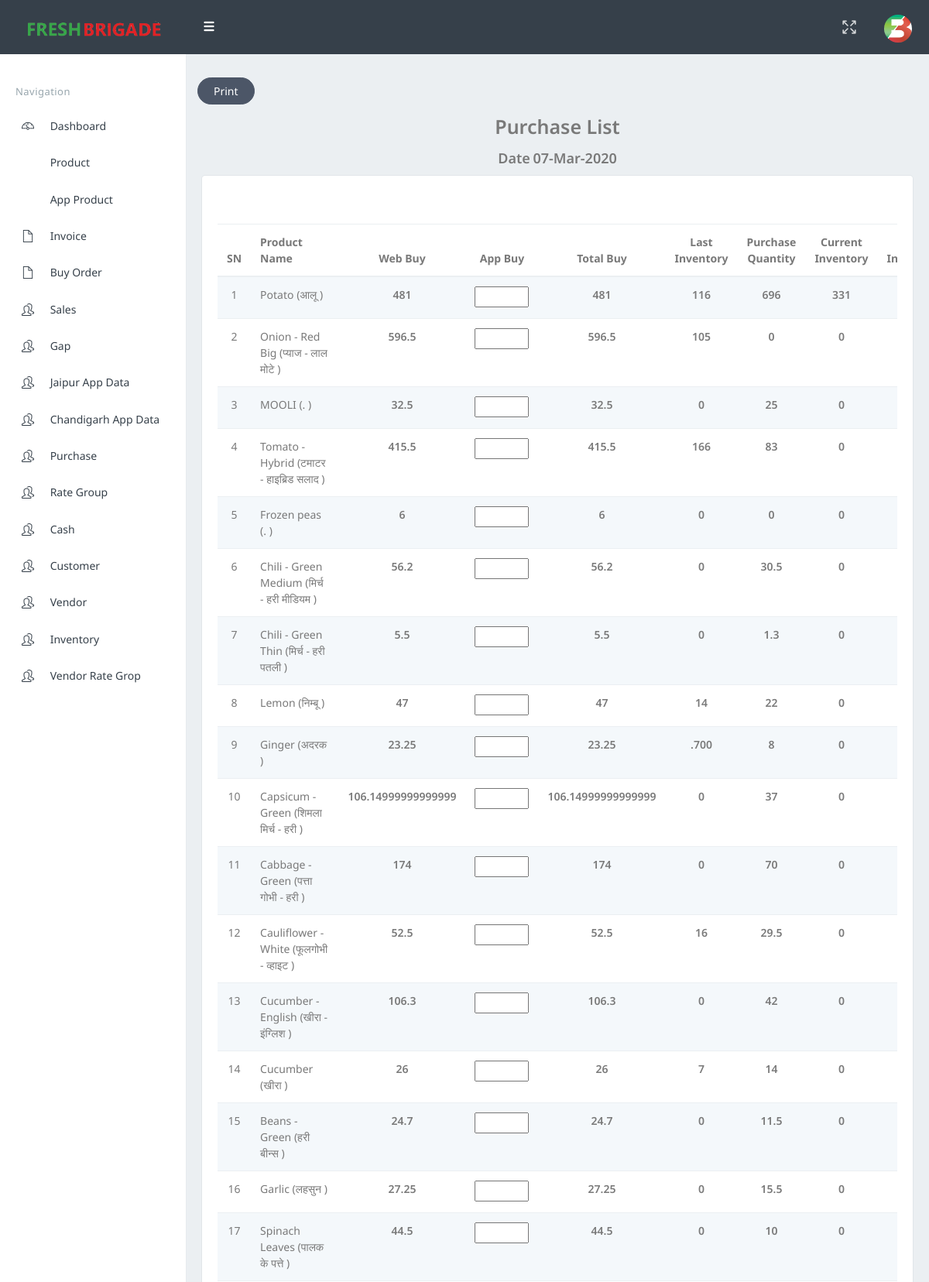
/gap.php (signed in, upper part), run on the app's committed database.
### tables this page shows
CREATE TABLE `fb_product` (
  `sn` int(11) NOT NULL,
  `code` text NOT NULL,
  `product_name` text NOT NULL,
  `product_hindi_name` text NOT NULL,
  `imagepath` text NOT NULL,
  `img` text NOT NULL,
  `description` text NOT NULL,
  `quantity` text NOT NULL,
  `price` text NOT NULL,
  `unit` text NOT NULL,
  `product_status` text NOT NULL,
  `notify_for_quantity_below` text NOT NULL,
  `minimum_sale_quantity` text NOT NULL,
  `maximum_sale_quantity` text NOT NULL,
  `qty_increment` text NOT NULL,
  `in_stock` text NOT NULL
);

CREATE TABLE `inventory_info` (
  `sn` int(11) NOT NULL,
  `id` text NOT NULL,
  `product_code` text NOT NULL,
  `remain` text NOT NULL,
  `dump` text NOT NULL,
  `datee` text NOT NULL
);

### gap.php (the view, shortened to what this page needs)
<!DOCTYPE html>
<html>
<?php
include("common/connect.php");
$query2 = mysqli_query($con, "SELECT order_info.order_id,order_info.order_status, fb_order.product, fb_order.qty,
fb_order.order_id ,SUM(fb_order.qty) AS quantity,fb_order.date_time FROM order_info
INNER JOIN fb_order ON order_info.order_id = fb_order.order_id
WHERE order_info.order_id = fb_order.order_id AND order_info.order_status='in_process' GROUP BY fb_order.product");
?>
<head>
    <link href="assets/css/bootstrap.min.css" rel="stylesheet" type="text/css" />
    <link href="assets/css/icons.css" rel="stylesheet" type="text/css" />
    <link href="assets/css/style.css" rel="stylesheet" type="text/css" />
</head>
<body class="fixed-left">
    <div id="wrapper">
        <?php
        include("common/header.php");
        ?>
        <?php
        include("common/sidebar.php");
        ?>
        <div class="content-page">
            <div class="content">
                <div class="panel-footer"> <button class="btn btn-inverse btn-rounded waves-effect waves-light" onClick=" PrintElem('wp--')" style="margin:10px;">Print</button> </div>
                <div id="wp--" align="center" class="container-fluid">
                    <div class="row">
                        <div class="col-lg-12" align="center">
                            <label style="font-size:25px;">Purchase List</label>
                        </div>
                        <?php
                        $new_date = date('d-M-Y');
                        ?>
                        <div class="col-lg-12" align="center">
                            <label style="font-size:18px;">Date</label>
                            <label style="font-size:18px;"><?php echo $new_date ?></label>
                        </div>
                    </div>
                    <div class="card-box">
                        <br><br>
                        <div class="row">
                            <div class="col-sm-12">
                                <form id="form1" method="post" action="action-page/add-buy-list.php">
                                    <div class="table-responsive" data-pattern="priority-columns">
                                        <table class="table table-striped add-edit-table" id="datatable-editable">
                                            <thead>
                                                <tr>
                                                    <th style="text-align:center">SN </th>
                                                    <th>Product Name </th>
                                                    <th style="text-align:center">Web Buy</th>
                                                    <th style="text-align:center">App Buy</th>
                                                    <th style="text-align:center">Total Buy</th>
                                                    <th style="text-align:center">Last Inventory</th>
                                                    <th style="text-align:center">Purchase Quantity</th>
                                                    <th style="text-align:center">Current Inventory</th>
                                                    <th style="text-align:center">Today Inventory</th>
                                                </tr>
                                            </thead>
                                            <tbody>
                                                <tr>
                                                    <?php
                                                    $i = 1;
                                                    while ($b = mysqli_fetch_assoc($query2)) {
                                                        $p_code = $b['product'];
                                                        $result_product_details = mysqli_query($con, "SELECT * FROM `fb_product` WHERE `code`='$p_code'");
                                                        $pd = mysqli_fetch_assoc($result_product_details);
                                                        $result_purchase_details = mysqli_query($con, "SELECT * FROM `purchase_rate_info` WHERE `p_code`='$p_code' AND `dateee`='$new_date'");
                                                        $t = 0;
                                                        while ($pdArray = mysqli_fetch_assoc($result_purchase_details)) {
                                                            $t = $t + $pdArray['qty'];
                                                        }
                                                        $purchaseQuantity =  $t;
                                                        $new_date_inventory = date('d-M-Y', strtotime($new_date . ' - 1 days'));
                                                        $result_inventory_details = mysqli_query($con, "SELECT * FROM `inventory_info` where `product_code` ='$p_code' AND `datee`='$new_date_inventory'");
                                                        $inventoryArray = mysqli_fetch_assoc($result_inventory_details);
                                                        $lastInventory = $inventoryArray['remain'];
                                                        $result_Todaypurchase_details = mysqli_query($con, "SELECT * FROM `inventory_info` WHERE `datee`='$new_date'");
                                                        $todayArray = mysqli_fetch_assoc($result_Todaypurchase_details);
                                                        $todayInventory = $todayArray["remain"];
                                                        if ($lastInventory == "") {
                                                            $lastInventory  = 0;
                                                        }
                                                        $remainStock =  $lastInventory + $purchaseQuantity -  $b['quantity'];
                                                        if ($remainStock < 0) {
                                                            $remainStock = 0;
                                                        }
                                                    ?>
                                                        <td align="center"><?php echo $i; ?> </td>
                                                        <td> <?php echo $pd['product_name'] . " (" . $pd['product_hindi_name'] . " )"; ?>
                                                            <input type="hidden" name="code[]" id=<?php echo "tcode" . $i; ?> value=<?php echo $b['product']; ?> /> </td>
                                                        <td align="center"><label name="webbuy[]" id=<?php echo "webbuy" . $i; ?>><?php echo $b['quantity']; ?> </label>
                                                            <input type="hidden" name="webbuy[]" id=<?php echo "twebbuy" . $i; ?> value=<?php echo $b['quantity']; ?> /></td>
                                                        <td align="center"> <input name="appbuy[]" num=<?php echo $i; ?> type="text" onchange="updateValue(this)" style='width:70px' id=<?php echo "appbuy" . $i; ?> /> </td>
                                                        <td align="center"><label name="totalbuy[]" id=<?php echo "totalbuy" . $i; ?>><?php echo $b['quantity']; ?> </label>
                                                            <input type="hidden" name="totalbuy[]" id=<?php echo "ttotalbuy" . $i; ?> value=<?php echo $b['quantity']; ?> /> </td>
                                                        <td align="center"> <label name="last[]" id=<?php echo "last" . $i; ?>><?php echo  $lastInventory; ?></label>
                                                            <input type="hidden" name="last[]" id=<?php echo "last" . $i; ?> value=<?php echo $lastInventory; ?> /></td>
                                                        <td align="center"> <label name="purchase[]" id=<?php echo "purchase" . $i; ?>><?php echo  $purchaseQuantity; ?> </label>
                                                            <input type="hidden" name="purchase[]" id=<?php echo "tpurchase" . $i; ?> value=<?php echo $purchaseQuantity; ?> /></td>
                                                        <td align="center"> <label name="remain[]" id=<?php echo "remain" . $i; ?>><?php echo $remainStock; ?></label>
                                                            <input type="hidden" name="remain[]" id=<?php echo "tremain" . $i; ?> value=<?php echo $remainStock; ?> /> </td>
                                                        <td align="center"> <label name="today[]" id=<?php echo "today" . $i; ?>><?php echo  $todayInventory; ?></label>
                                                            <input type="hidden" name="today[]" id=<?php echo "ttoday" . $i; ?> value=<?php echo $todayInventory; ?> /> </td>
                                                </tr>
                                            <?php
                                                        $i++;
                                                    }
                                            ?>
                                            </tbody>
                                        </table>
                                    </div>
                                </form>
                            </div>
                        </div>
                    </div>
                </div>
            </div>
        </div>
    </div>
</body>
</html>

### data on the page
fb_product: product_name "Potato", product_hindi_name "आलू"
inventory_info: remain "116"
fb_product: product_name "Onion - Red Big", product_hindi_name "प्याज - लाल मोटे"
inventory_info: remain "105"
fb_product: product_name "MOOLI", product_hindi_name "."
fb_product: product_name "Tomato - Hybrid", product_hindi_name "टमाटर - हाइब्रिड सलाद"
inventory_info: remain "166"
fb_product: product_name "Frozen peas", product_hindi_name "."
fb_product: product_name "Chili - Green Medium", product_hindi_name "मिर्च - हरी मीडियम"
fb_product: product_name "Chili - Green Thin", product_hindi_name "मिर्च - हरी पतली"
fb_product: product_name "Lemon", product_hindi_name "निम्बू"
inventory_info: remain "14"
fb_product: product_name "Ginger", product_hindi_name "अदरक"
inventory_info: remain ".700"
fb_product: product_name "Capsicum - Green", product_hindi_name "शिमला मिर्च - हरी"
fb_product: product_name "Cabbage - Green", product_hindi_name "पत्ता गोभी - हरी"
fb_product: product_name "Cauliflower - White", product_hindi_name "फूलगोभी - व्हाइट"
inventory_info: remain "16"
fb_product: product_name "Cucumber - English", product_hindi_name "खीरा - इंग्लिश"
fb_product: product_name "Cucumber", product_hindi_name "खीरा"
inventory_info: remain "7"
fb_product: product_name "Beans - Green", product_hindi_name "हरी बीन्स"
fb_product: product_name "Garlic", product_hindi_name "लहसुन"
fb_product: product_name "Spinach Leaves", product_hindi_name "पालक के पत्ते"

### other printed values
$b['quantity'] "481"
$purchaseQuantity "696"
$remainStock "331"
$b['quantity'] "596.5"
$purchaseQuantity "0"
$remainStock "0"
$b['quantity'] "32.5"
$lastInventory "0"
$purchaseQuantity "25"
$b['quantity'] "415.5"
$purchaseQuantity "83"
$b['quantity'] "6"
$b['quantity'] "56.2"
$purchaseQuantity "30.5"
$b['quantity'] "5.5"
